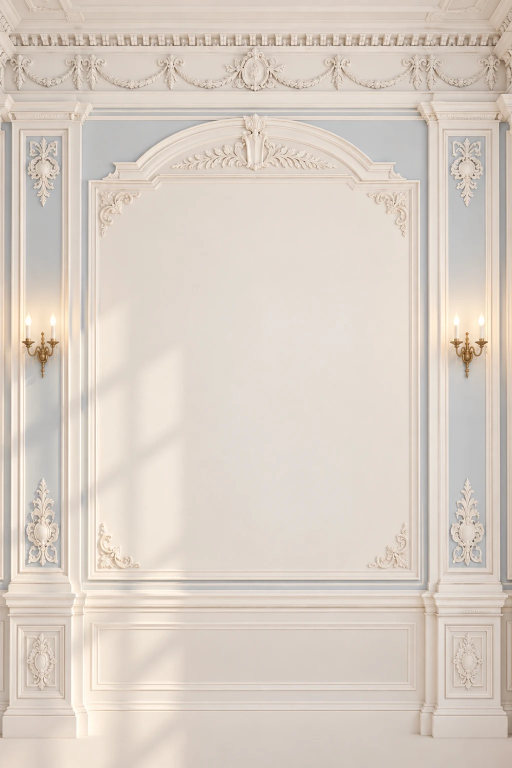
#> input picture tools/invitation-assets/wall-source.webp, 1024 x 1536 px (shown at 1/2 size)
$ python make_assets.py
#> lines starting #> are read from the running program, lines starting #| are printed output that depends on the picture; after the words box and inside, x2 and y2 are one past the last pixel; in counts of white or black regions, pixels touching at a corner belong together
#> further down, wall is the input picture: PIL image 1024x1536 RGB; mean R, G, B 217.7, 206.9, 196.7
#| wall (1024, 1350) 59 kB
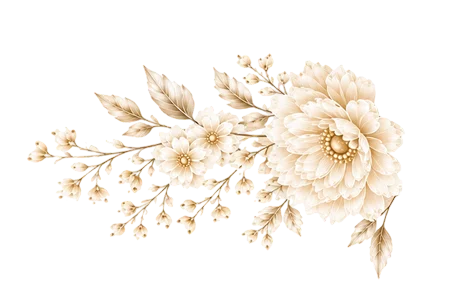
#> input picture tools/invitation-assets/flowers-source.webp, 458 x 300 px
#> further down, src is the input picture: PIL image 458x300 RGBA; mean R, G, B, A 90.2, 84.4, 76.6, 64.4
### tools/burgundy.py
"""The site's burgundy, for the flower pictures (shared by the make_assets.py scripts in the folders next to this file).

The flowers were delivered cream and gold. recolour() keeps the picture's own light and shade: each pixel's brightness is
looked up in a ramp from dark burgundy to a soft rose highlight, so the petals keep their folds and the stamens their
glow, and only the colour changes (the transparency is untouched).

The middle of each flower (the pearl and the ring of small gold beads around it) is painted cream, like the page
background, instead of burgundy: pass the flowers' middles as `centres`, a list of (x, y, r) = a point inside the pearl
(measured in the picture with its transparent margins cut off) and the radius of the whole middle, ring included. The
cream keeps the light and shade of the beads (a lookup of the picture's brightness in CREAM), so they still read as
pearls. Where a petal is folded over the ring, a fourth item [(dx, dy, r), ...] lists circles, measured from the point,
that stay burgundy.

Two flowers were delivered burgundy already (the peony that follows the timeline, and the little flower in the diamond of
the rail's top finial): cream_spheres() paints their pearl and beads cream and leaves the stalks and petals as they are.

Edit RAMP (petals), CREAM or SPHERE (the middles) to change every flower of the site, then run the scripts again:
  tools/hero-assets/make_assets.py         the flowers under the photo of the first section
  tools/invitation-assets/make_assets.py   the peonies of the invitation section
  tools/location-assets/make_assets.py     the peony and the sprig of the location section
  tools/gift-assets/make_assets.py         the flowers of the gift section
  tools/timeline-assets/make_assets.py     the flower that follows the timeline and the rail's top finial
"""
import numpy as np
from PIL import Image, ImageDraw, ImageFilter

# brightness (0-255) -> colour: the cream petals of the originals (about 225-250) become mid burgundy, the folds darker
RAMP = [
    (0, (22, 4, 3)),
    (90, (52, 8, 6)),
    (150, (84, 15, 8)),      # the site's ink colour #540f08
    (195, (106, 22, 21)),
    (225, (132, 33, 35)),
    (245, (160, 58, 60)),
    (255, (196, 104, 102)),
]

# brightness -> colour of the middles: the lit side of a bead is the page background #fdf4eb, the shade a warm beige
CREAM = [
    (0, (170, 138, 118)),
    (80, (190, 160, 138)),
    (140, (226, 202, 182)),
    (190, (248, 233, 218)),
    (225, (253, 244, 235)),   # the site's background colour #fdf4eb
    (255, (255, 251, 246)),
]

# brightness -> colour of the spheres of the two burgundy flowers: their own light and shade, in cream (the lit side is
# almost the page background, the shaded side a warm beige, the highlights white)
SPHERE = [
    (0, (150, 118, 100)),
    (15, (176, 144, 124)),
    (30, (212, 186, 166)),
    (50, (240, 222, 206)),
    (80, (252, 240, 228)),
    (140, (254, 247, 240)),
    (255, (255, 252, 248)),
]


def look_up(y, table):
    xs = [p[0] for p in table]
    return np.stack([np.interp(y, xs, [p[1][c] for p in table]) for c in range(3)], axis=-1)


def brightness(rgb):
    """brightness the way the eye sees it (0-255)"""
    rgb = np.asarray(rgb, dtype=float)
    return 0.299 * rgb[..., 0] + 0.587 * rgb[..., 1] + 0.114 * rgb[..., 2]
#> in look_up, `return np.stack([np.interp(y, xs, [p[1][c] for p in table]) for c in r..`:
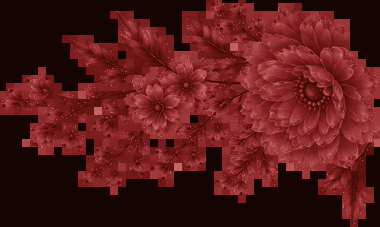
#> returned value: shape (227, 380, 3) float64; mean of channels 0, 1, 2 90.3, 25.6, 25.6; drawn as R, G, B


def saturation_value(rgb):
    rgb = np.asarray(rgb, dtype=float)
    mx = rgb.max(axis=-1)
    mn = rgb.min(axis=-1)
    return np.where(mx > 0, (mx - mn) / np.maximum(mx, 1e-6), 0.0), mx / 255.0


def visible_box(im):
    """(left, top, right, bottom) of the visible content: the transparent margins cut off"""
    return im.split()[3].point(lambda v: 255 if v > 10 else 0).getbbox()


def convex_hull(points):
    pts = sorted(set(points))
    if len(pts) <= 2:
        return pts

    def cross(o, a, b):
        return (a[0] - o[0]) * (b[1] - o[1]) - (a[1] - o[1]) * (b[0] - o[0])

    lower, upper = [], []
    for p in pts:
        while len(lower) >= 2 and cross(lower[-2], lower[-1], p) <= 0:
            lower.pop()
        lower.append(p)
    for p in reversed(pts):
        while len(upper) >= 2 and cross(upper[-2], upper[-1], p) <= 0:
            upper.pop()
        upper.append(p)
    return lower[:-1] + upper[:-1]


def components(mask):
    """8-connected components of a boolean mask: (label array, count)"""
    h, w = mask.shape
    lab = np.zeros((h, w), dtype=np.int32)
    n = 0
    for y0, x0 in zip(*np.nonzero(mask)):
        if lab[y0, x0]:
            continue
        n += 1
        lab[y0, x0] = n
        stack = [(y0, x0)]
        while stack:
            y, x = stack.pop()
            for yy in (y - 1, y, y + 1):
                for xx in (x - 1, x, x + 1):
                    if 0 <= yy < h and 0 <= xx < w and mask[yy, xx] and not lab[yy, xx]:
                        lab[yy, xx] = n
                        stack.append((yy, xx))
    return lab, n


def fill_holes(mask):
    padded = np.ones((mask.shape[0] + 2, mask.shape[1] + 2), dtype=bool)
    padded[1:-1, 1:-1] = ~mask
    lab, _ = components(padded)
    return ~(lab == lab[0, 0])[1:-1, 1:-1]


def middle_mask(im, centres):
    """soft mask (0-1) of the middles of the flowers of a cream and gold picture"""
    a = np.array(im.convert('RGBA'))
    left, top, _, _ = visible_box(im)
#> left = 1; top = 0
    height, width = a.shape[:2]
#> height = 227; width = 380
    mask = np.zeros((height, width), dtype=bool)
    for (x, y, r, *cuts) in centres:
        x, y = x + left, y + top
        pad = int(2.2 * r) + 6
        x0, y0, x1, y1 = max(0, x - pad), max(0, y - pad), min(width, x + pad + 1), min(height, y + pad + 1)
        win = a[y0:y1, x0:x1]
        sat, val = saturation_value(win[..., :3])
        solid = win[..., 3] > 200
        yy, xx = np.mgrid[y0:y1, x0:x1]
        strict = (sat >= 0.58) & (val >= 0.55) & solid          # the bright gold of the beads
        relaxed = (sat >= 0.48) & (val >= 0.45) & solid         # the same in shade
        petal = (val >= 0.90) & (sat <= 0.26)                   # white petals
        near = np.hypot(xx - x, yy - y) <= 1.25 * r
        if not (strict & near).any():
            print(f'  warning: no gold beads near the point ({x - left}, {y - top}), the middle is left as it is')
            continue
        cy, cx = np.nonzero(strict & near)
        cx, cy = cx.mean() + x0, cy.mean() + y0
        dist = np.hypot(xx - cx, yy - cy)
        reach = np.percentile(dist[strict & (dist <= 1.35 * r)], 90)
        # the shaded beads count only where they touch a bright one, so the petals' golden tint stays out
        nearby = np.array(Image.fromarray((strict * 255).astype(np.uint8)).filter(ImageFilter.MaxFilter(7))) > 0
        cloud = (relaxed & nearby | strict) & (dist <= 1.6 * reach)
        radius = min(np.percentile(dist[cloud], 92), 1.35 * reach + 2)
        pts = [(int(px), int(py)) for px, py in zip(xx[cloud & (dist <= radius)], yy[cloud & (dist <= radius)])]
        polygon = np.array(convex_hull(pts), dtype=float)
        centre = polygon.mean(axis=0)
        vec = polygon - centre
        polygon = polygon + vec / np.maximum(np.hypot(vec[:, 0], vec[:, 1]), 1e-6)[:, None]   # half a bead wider
        canvas = Image.new('L', (x1 - x0, y1 - y0), 0)
        ImageDraw.Draw(canvas).polygon([(px - x0, py - y0) for px, py in polygon.tolist()], fill=255)
        # the ring of beads with the pearl inside it (where petals hide part of the ring, the pearl is a disc in the hull);
        # a petal folded over the ring stays a petal
        ring = fill_holes(np.array(Image.fromarray((cloud * 255).astype(np.uint8)).filter(ImageFilter.MaxFilter(5))) > 0)
        ring = np.array(Image.fromarray((ring * 255).astype(np.uint8)).filter(ImageFilter.MinFilter(3))) > 0
        pearl = (np.array(canvas) > 0) & (dist <= 0.75 * reach)
        piece = (ring | pearl) & ~petal
        for (dx, dy, cr) in (cuts[0] if cuts else ()):
            piece &= np.hypot(xx - (x + dx), yy - (y + dy)) > cr
        piece = fill_holes(piece)                                # the pearl's white highlights sit inside
        wide = np.array(Image.fromarray((piece * 255).astype(np.uint8)).filter(ImageFilter.MaxFilter(5))) > 0
        piece = np.array(Image.fromarray((fill_holes(wide) * 255).astype(np.uint8)).filter(ImageFilter.MinFilter(5))) > 0   # small gaps closed
        lab, n = components(piece)
        if n > 1:
            piece = lab == 1 + int(np.argmax([(lab == k).sum() for k in range(1, n + 1)]))
        soft = Image.fromarray((piece * 255).astype(np.uint8)).filter(ImageFilter.GaussianBlur(max(1.3, 0.12 * radius)))
        mask[y0:y1, x0:x1] |= np.array(soft) > 127
#> this loop made 3 passes
#> (x, y, x0, y0, x1, y1, cx, cy) on passes 1 to 3: (311, 94, 257, 40, 366, 149, 312.8, 93.8), (186, 85, 156, 55, 217, 116, 187.3, 86.25), (158, 107, 128, 77, 189, 138, 157.8, 107.5)
#> pass 1, in saturation_value, `mn = rgb.min(axis=-1)`:
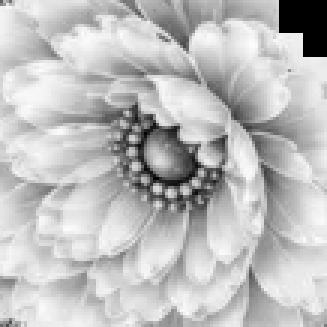
#> mn: shape (109, 109) float64 (shown 3 times larger); min 0, max 253, mean 189.8
#> after the loop:
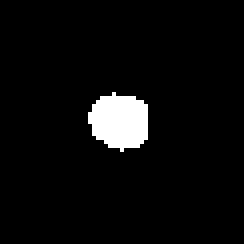
#> canvas: PIL image 61x61 L (shown 4 times larger); 4.5% white; 1 white region, box (x1, y1, x2, y2) and area: (22, 23, 37, 38) 169
#> after the loop:
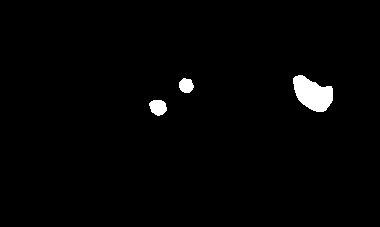
#> mask: shape (227, 380) bool; 1.6% white; 3 white regions, box (x1, y1, x2, y2) and area: (293, 75, 333, 112) 981, (149, 100, 167, 116) 219, (179, 78, 194, 93) 173
#> after the loop: piece: shape (61, 61) bool; 6% white; 1 white region, box (x1, y1, x2, y2) and area: (21, 23, 39, 39) 222
#> after the loop: wide: shape (61, 61) bool; 10.1% white; 1 white region, box (x1, y1, x2, y2) and area: (19, 21, 41, 41) 374
    return np.array(Image.fromarray((mask * 255).astype(np.uint8)).filter(ImageFilter.GaussianBlur(0.7))) / 255.0
#> returned value: shape (227, 380) float64


def recolour(im, centres=()):
    """the cream and gold picture in burgundy; the middles of the flowers listed in `centres` in cream"""
    a = np.array(im.convert('RGBA'))
    source = a[..., :3].astype(float)
    y = brightness(source)
    out = look_up(y, RAMP)
    if centres:
        m = middle_mask(im, centres)[..., None]
        out = out * (1 - m) + look_up(y, CREAM) * m
    a[..., :3] = np.clip(out, 0, 255).astype(np.uint8)
    return Image.fromarray(a, 'RGBA')


def _disc(r):
    return [(dx, dy) for dy in range(-r, r + 1) for dx in range(-r, r + 1) if dx * dx + dy * dy <= r * r + 0.5]


# [71 lines left out: functions _shift, _erode, _dilate, find_pearl, cream_spheres, not called in this run]

### tools/invitation-assets/make_assets.py
"""Builds the assets of the invitation section from the two source pictures kept beside this script
(wall-source.webp = the ZAGS wall, flowers-source.webp = the peony cluster as it was delivered, lying on its side).

  public/media/zags-wall.webp      the ZAGS wall, cropped to its useful middle part
  public/media/peony-left.webp     the flower cluster standing up in the bottom-left corner (peony at the bottom,
                                   leaf pointing to the middle of the card, stems rising toward the left edge),
                                   recoloured from cream and gold to the site's burgundy, the middles of the
                                   flowers cream like the page background (see ../burgundy.py)
  public/media/peony-right.webp    its mirror image for the right corner

Usage (needs Pillow and numpy): python make_assets.py [angle_degrees]   (default 98)
"""
import os
import sys

import numpy as np
from PIL import Image, ImageFilter, ImageOps

HERE = os.path.dirname(os.path.abspath(__file__))
sys.path.insert(0, os.path.join(HERE, '..'))
from burgundy import recolour  # noqa: E402

OUT = os.path.normpath(os.path.join(HERE, '..', '..', 'public', 'media'))
ANGLE = float(sys.argv[1]) if len(sys.argv) > 1 else 98.0

# ---------------- the wall ----------------
wall = Image.open(os.path.join(HERE, 'wall-source.webp')).convert('RGB')  # already sRGB
TOP, BOTTOM = 150, 1500
wall = wall.crop((0, TOP, wall.width, BOTTOM))
wall.save(os.path.join(OUT, 'zags-wall.webp'), 'WEBP', quality=86, method=6)
print('wall', wall.size, os.path.getsize(os.path.join(OUT, 'zags-wall.webp')) // 1024, 'kB')

# ---------------- the flowers ----------------
src = Image.open(os.path.join(HERE, 'flowers-source.webp')).convert('RGBA')
# the middles of the three flowers: (x, y, r) = a point inside the pearl and the radius of the whole middle, measured in the
# picture with its transparent margins cut off (a fourth item lists circles that stay burgundy: a petal over the ring)
MIDDLES = [(310, 94, 22, [(21, -18, 7)]), (185, 85, 11), (157, 107, 11)]
src = recolour(src.crop(src.split()[3].getbbox()), MIDDLES)
# The picture as delivered lies on its side (peony on the right, stems to the left, leaf pointing down). Mirrored and
# then turned COUNTER-clockwise by ANGLE it stands up like the corner flowers of the reference card: the peony at the
# bottom, its leaf pointing to the middle of the card, the stems rising and leaning a little toward the left edge.
left = ImageOps.mirror(src).rotate(ANGLE, expand=True, resample=Image.BICUBIC)
left = left.crop(left.split()[3].getbbox())
#> left: PIL image 247x379 RGBA

# a soft, burgundy-tinted shadow baked in (so the browser does no filter work), padded so it is not clipped
PAD = 14
canvas = Image.new('RGBA', (left.width + PAD * 2, left.height + PAD * 2), (0, 0, 0, 0))
#> canvas: PIL image 275x407 RGBA; every value is 0
alpha = left.split()[3]
shadow_a = Image.new('L', canvas.size, 0)
#> shadow_a: PIL image 275x407 L; every value is 0
shadow_a.paste(alpha, (PAD + 2, PAD + 5))
shadow_a = shadow_a.filter(ImageFilter.GaussianBlur(5)).point(lambda v: int(v * 0.30))
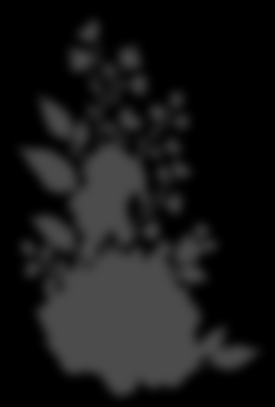
#> shadow_a: PIL image 275x407 L; min 0, max 76, mean 23.5
shadow = Image.new('RGBA', canvas.size, (70, 14, 10, 0))
shadow.putalpha(shadow_a)
canvas.alpha_composite(shadow)
flower = Image.new('RGBA', canvas.size, (0, 0, 0, 0))
flower.paste(left, (PAD, PAD))
canvas.alpha_composite(flower)


def save(img, name):
#> called with name = 'peony-left.webp'
    path = os.path.join(OUT, name)
    img.save(path, 'WEBP', quality=90, alpha_quality=100, method=6)
    print(name, img.size, os.path.getsize(path) // 1024, 'kB')
#| peony-left.webp (275, 407) 37 kB


save(canvas, 'peony-left.webp')
save(ImageOps.mirror(canvas), 'peony-right.webp')
#> call 2 of save, with name = 'peony-right.webp'
#> in save (call 2), `img.save(path, 'WEBP', quality=90, alpha_quality=100, method=6)`:
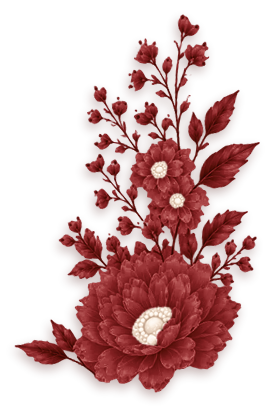
#> saved as peony-right.webp: PIL image 275x407 RGBA; mean R, G, B, A 60.5, 18.2, 17.4, 83.8; transparent parts drawn white
#| peony-right.webp (275, 407) 37 kB
